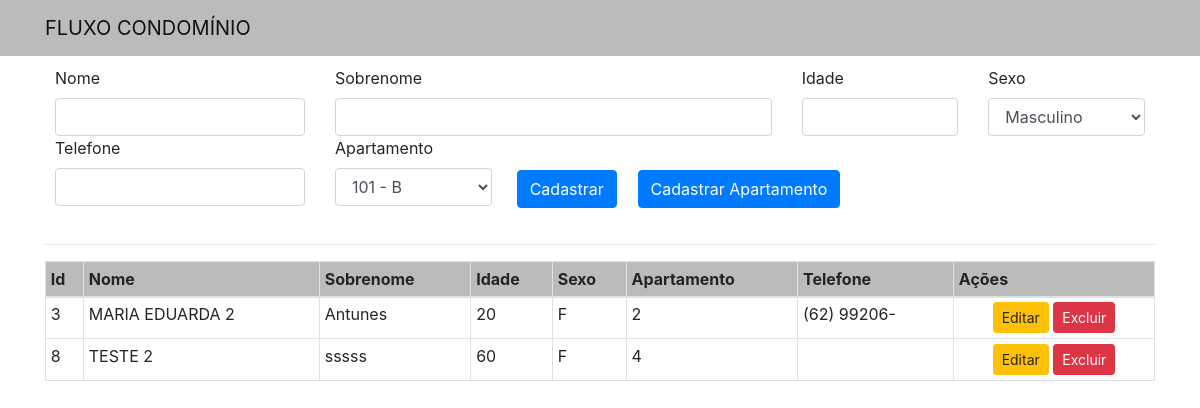
The page / on the database its author committed.
### tables this page shows
CREATE TABLE `morador` (
  `id` int(11) NOT NULL,
  `nome` varchar(200) NOT NULL,
  `sobrenome` varchar(300) NOT NULL,
  `idade` int(11) NOT NULL,
  `sexo` char(1) NOT NULL,
  `telefone` varchar(11) NOT NULL,
  `idapartamento` int(11) NOT NULL
);

### app/conexao/Conexao.php (called while the page is built, shortened)
<?php
class Conexao {
   public static $instance;
   public static function getConexao() {
       if (!isset(self::$instance)) {
           self::$instance = new PDO('mysql:host=localhost;dbname=condominio', 'root', '', array(PDO::MYSQL_ATTR_INIT_COMMAND => "SET NAMES utf8"));
           self::$instance->setAttribute(PDO::ATTR_ERRMODE, PDO::ERRMODE_EXCEPTION);
           self::$instance->setAttribute(PDO::ATTR_ORACLE_NULLS, PDO::NULL_EMPTY_STRING);
       }
       return self::$instance;
   }
}

### app/dao/UnidadeDAO.php (called while the page is built, shortened)
<?php
class UnidadeDAO {
    public function read() {
        try {
            $sql = "SELECT * FROM unidade order by numero asc";
            $result = Conexao::getConexao()->query($sql);
            $lista = $result->fetchAll(PDO::FETCH_ASSOC);
            $f_lista = array();
            foreach ($lista as $l) {
                $f_lista[] = $this->listaUnidades($l);
            }
            return $f_lista;
        } catch (Exception $e) {
            print "Ocorreu um erro ao tentar Buscar Todos." . $e;
        }
    }
    private function listaUnidades($row) {
        $unidade = new Unidade();
        $unidade->setId($row['id']);
        $unidade->setNumero($row['numero']);
        $unidade->setBloco($row['bloco']);
        $unidade->setAndar($row['andar']);
        return $unidade;
    }
}

### app/model/Unidade.php (called while the page is built, shortened)
<?php
class Unidade {
    private $id;
    private $numero;
    public function getId()
    {
        return $this->id;
    }
    public function setId($id): void
    {
        $this->id = $id;
    }
    public function getNumero()
    {
        return $this->numero;
    }
    public function setNumero($numero): void
    {
        $this->numero = $numero;
    }
}

### app/dao/MoradorDAO.php (called while the page is built, shortened)
<?php
class MoradorDAO{
    public function read() {
        try {
            $sql = "SELECT * FROM morador order by nome asc";
            $result = Conexao::getConexao()->query($sql);
            $lista = $result->fetchAll(PDO::FETCH_ASSOC);
            $f_lista = array();
            foreach ($lista as $l) {
                $f_lista[] = $this->listaMoradores($l);
            }
            return $f_lista;
        } catch (Exception $e) {
            print "Ocorreu um erro ao tentar Buscar Todos." . $e;
        }
    }
    private function listaMoradores($row) {
        $morador = new Morador();
        $morador->setId($row['id']);
        $morador->setNome($row['nome']);
        $morador->setSobrenome($row['sobrenome']);
        $morador->setIdade($row['idade']);
        $morador->setSexo($row['sexo']);
        $morador->setIdapartamento($row['idapartamento']);
        $morador->setTelefone($row['telefone']);
        return $morador;
    }
}
?>

### app/model/Morador.php (called while the page is built, shortened)
<?php
class Morador{
    private $id;
    private $nome;
    private $sobrenome;
    private $idade;
    private $sexo;
    private $idapartamento;
    private $telefone;
    public function getId()
    {
        return $this->id;
    }
    public function setId($id): void
    {
        $this->id = $id;
    }
    public function getNome()
    {
        return $this->nome;
    }
    public function setNome($nome): void
    {
        $this->nome = $nome;
    }
    public function getSobrenome()
    {
        return $this->sobrenome;
    }
    public function setSobrenome($sobrenome): void
    {
        $this->sobrenome = $sobrenome;
    }
    public function getIdade()
    {
        return $this->idade;
    }
    public function setIdade($idade): void
    {
        $this->idade = $idade;
    }
    public function getSexo()
    {
        return $this->sexo;
    }
    public function setSexo($sexo): void
    {
        $this->sexo = $sexo;
    }
    public function getIdapartamento()
    {
        return $this->idapartamento;
    }
    public function setIdapartamento($idapartamento): void
    {
        $this->idapartamento = $idapartamento;
    }
    public function getTelefone()
    {
        return $this->telefone;
    }
    public function setTelefone($telefone): void
    {
        $this->telefone = $telefone;
    }
}

### index.php (the view, shortened to what this page needs)
<?php
include_once "./app/conexao/Conexao.php";
include_once "./app/dao/MoradorDAO.php";
include_once "./app/dao/UnidadeDAO.php";
include_once "./app/model/Morador.php";
include_once "./app/model/Unidade.php";
$moradordao = new MoradorDAO();
$unidadedao = new UnidadeDAO();
?>
<!DOCTYPE html>
<html lang="pt-br">
<head>
    <link rel="stylesheet" href="https://maxcdn.bootstrapcdn.com/bootstrap/4.0.0/css/bootstrap.min.css">
</head>
<body>
<nav class="navbar navbar-light bg-light menu">
    <div class="container">
        <a class="navbar-brand" href="#">
            FLUXO CONDOMÍNIO
        </a>
    </div>
</nav>
<div class="container">
    <form action="app/controller/MoradorController.php" method="POST">
        <div class="row">
            <div class="col-md-3">
                <label>Nome</label>
                <input type="text" name="nome" value="" autofocus class="form-control" require />
            </div>
            <div class="col-md-5">
                <label>Sobrenome</label>
                <input type="text" name="sobrenome" value="" class="form-control" require />
            </div>
            <div class="col-md-2">
                <label>Idade</label>
                <input type="number" name="idade" value="" class="form-control" require />
            </div>
            <div class="col-md-2">
                <label>Sexo</label>
                <select name="sexo" class="form-control">
                    <option value="M">Masculino</option>
                </select>
            </div>
            <div class="col-md-3">
                <label>Telefone</label>
                <input type="text" name="telefone" id="telefone" value="" class="form-control" require />
            </div>
            <div class="col-md-2">
                <label>Apartamento</label>
                <select name="idapartamento" class="form-control">
                    <?php foreach ($unidadedao->read() as $unidade) : ?>
                    <option value="<?= $unidade->getId() ?>"><?= $unidade->getNumero() ?> - <?= $unidade->getBloco() ?></option>
                    <?php endforeach ?>
                </select>
            </div>
            <div class="row">
                <div class="col-md-4">
                    <br>
                    <button class="btn btn-primary" type="submit" name="cadastrar">Cadastrar</button>
                </div>
                <div class="col-md-4">
                    <br>
                    <button class="btn btn-primary" type="submit"  name="cadastrarUnidade">Cadastrar Apartamento</button>
                </div>
            </div>
        </div>
    </form>
    <hr>
    <div class="table-responsive">
        <table class="table table-sm table-bordered table-hover">
            <thead>
            <tr>
                <th>Id</th>
                <th>Nome</th>
                <th>Sobrenome</th>
                <th>Idade</th>
                <th>Sexo</th>
                <th>Apartamento</th>
                <th>Telefone</th>
                <th>Ações</th>
            </tr>
            </thead>
            <tbody>
            <?php foreach ($moradordao->read() as $morador) : ?>
                <tr>
                    <td><?= $morador->getId() ?></td>
                    <td><?= $morador->getNome() ?></td>
                    <td><?= $morador->getSobrenome() ?></td>
                    <td><?= $morador->getIdade() ?></td>
                    <td><?= $morador->getSexo() ?></td>
                    <td><?= $morador->getIdapartamento() ?></td>
                    <td><?= $morador->getTelefone()?></td>
                    <td class="text-center">
                        <button class="btn  btn-warning btn-sm" data-toggle="modal" data-target="#editar><?= $morador->getId() ?>">
                            Editar
                        </button>
                        <a href="app/controller/MoradorController.php?del=<?= $morador->getId() ?>">
                            <button class="btn  btn-danger btn-sm" type="button">Excluir</button>
                        </a>
                    </td>
                </tr>
            <?php endforeach ?>
            </tbody>
        </table>
    </div>
</div>
</body>
</html>

### index.php (style rules this page uses)
.menu, thead { background-color: #bbb !important; }
.row { padding: 10px; }

### rows shown on the page
morador: id "3", nome "MARIA EDUARDA 2", sobrenome "Antunes", idade "20", sexo "F", idapartamento "2", telefone "(62) 99206-"
morador: id "8", nome "TESTE 2", sobrenome "sssss", idade "60", sexo "F", idapartamento "4"

### other values the page prints
form field idapartamento "101 - B"
